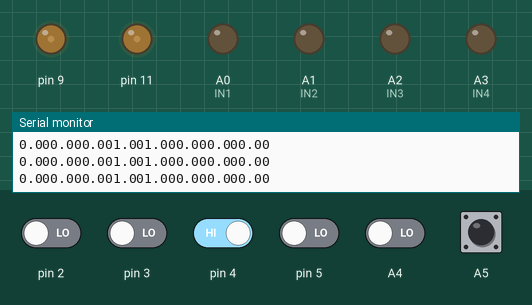
This sketch was run on a simulated Arduino Nano, built with avr-gcc and run on an emulated ATmega328P. Parts: output pins drawn as LEDs (lit = HIGH), the last lines printed to the serial monitor. Inputs (shaded band) come from the test bench; at power-on: A5, pin 4 HIGH, A4, pin 2, pin 3, pin 5 LOW.

Above: at 1.2 s.
1.3 s: pin 4 driven LOW
At 2.0 s:
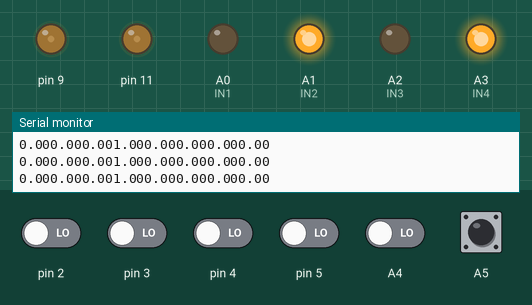
2.8 s: pin 5 driven HIGH
At 3.9 s:
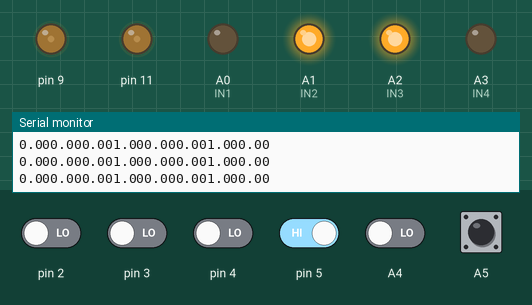
4.3 s: pin 5 driven LOW
At 5.7 s:
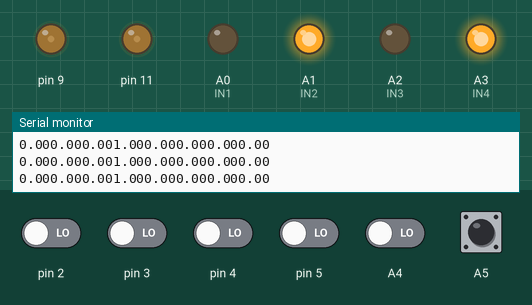
Timing chart, 0 to 7.3 s (numbered marks = the images above; inputs shaded):
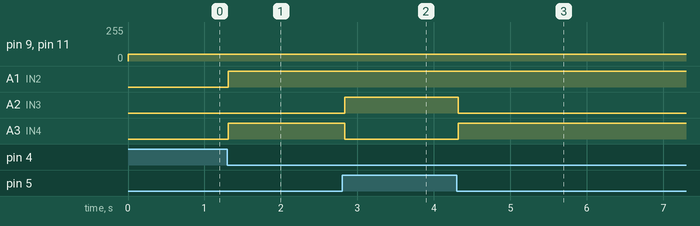

Measured:
- after the input at 1.3 s, A1 (IN2), A3 (IN4): LOW → HIGH at once
- after the input at 2.8 s, A2 (IN3): LOW → HIGH at once; A3 (IN4): HIGH → LOW at once
- after the input at 4.3 s, A2 (IN3): HIGH → LOW at once; A3 (IN4): LOW → HIGH at once

The sketch:

imu_with_lsa08.ino
```cpp
// #include <PS2X_lib.h>
// PS2X ps2x;
// #include <Wire.h>
// #include <MPU6050.h>
// MPU6050 mpu;
// unsigned long timer = 0;
// float timeStep = 0.01;
// float yaw = 0;
int setpoint = 0, pre_error, p, i, d, error, pid;
float kp,kd,ki;
float s1,s2,s3,s4,s5,s6,s7,s8;
//  int sensorvalues[8] = { 2, 3, 4, 5, 6, 7, 8, 9 };
int IN1=A0;
int IN2=A1;
int IN3=A2;
int IN4=A3;
int ENA=11;
int ENB=9;
 void setup(){
    Serial.begin(9600);
  // while (!mpu.begin(MPU6050_SCALE_2000DPS, MPU6050_RANGE_2G)) {
  //   Serial.println("Could not find a valid MPU6050 sensor, check wiring!");
  //   delay(500);
  // }
  // mpu.calibrateGyro();
  // mpu.setThreshold(1);
  pinMode(2,INPUT), pinMode(A4,INPUT), pinMode(3,INPUT), pinMode(A5,INPUT), pinMode(4,INPUT), pinMode(A6,INPUT), pinMode(5,INPUT), pinMode(A7,INPUT);
  pinMode(A0,OUTPUT), pinMode(A1,OUTPUT),pinMode(A2,OUTPUT), pinMode(A3,OUTPUT), pinMode(11,OUTPUT), pinMode(9,OUTPUT);
 }

 void loop(){
 s1=digitalRead(2),s2=digitalRead(A4),s3=digitalRead(3),s4=digitalRead(A5),s5=digitalRead(4),s6=digitalRead(A6),s7=digitalRead(5),s8=digitalRead(A7);
  analogWrite(11,50);
  analogWrite(9,50);
  if(s4==0||s5==0){
    forward();
  }
  // if(s1==1||s2==1||s3==1){
  //   left();
  // }
  if(s6==1||s7==1||s8==1){
    right();
  }


  Serial.print(s1);
  Serial.print(s2);
  Serial.print(s3);
  Serial.print(s4);
  Serial.print(s5);
  Serial.print(s6);
  Serial.print(s7);
  Serial.print(s8);
  Serial.println("");
 }

 void forward(){
  digitalWrite(IN1,0);
  digitalWrite(IN2,1);
  digitalWrite(IN3,0);
  digitalWrite(IN4,1);
 }
//  void left(){
//   digitalWrite(IN1,1);
//   digitalWrite(IN2,0);
//   digitalWrite(IN3,1);
//   digitalWrite(IN4,0);
//  }
 void right(){
  digitalWrite(IN1,0);
  digitalWrite(IN2,1);
  digitalWrite(IN3,1);
  digitalWrite(IN4,0);
 }
```
